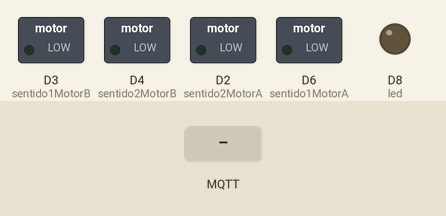
This sketch was run on a simulated ESP8266 (NodeMCU). Shown: switched loads named in the sketch (green lamp = pin HIGH), output pins drawn as LEDs (lit = HIGH). Inputs (shaded band) come from the test bench. WiFi joins after 1.5 s; servers stay silent unless stated; no MQTT or app messages arrive unless stated; what the sketch prints to the serial monitor is not drawn.

Above: at 3.7 s.
3.8 s: MQTT message "Cima" arrives on the first subscribed topic
At 5.3 s:
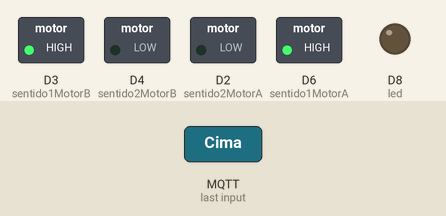
5.8 s: MQTT message "Tras" arrives on the first subscribed topic
At 6.8 s:
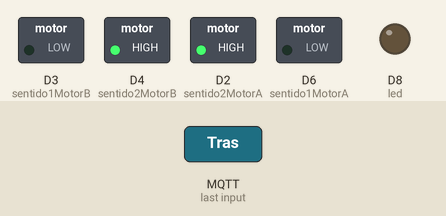
Timing chart, 0 to 8.8 s (numbered marks = the images above; inputs shaded):
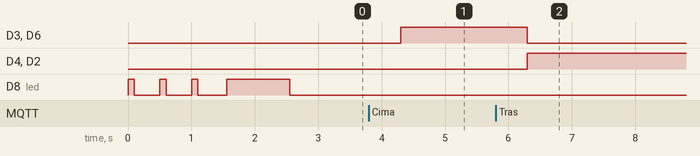

Measured:
- after the input at 3.8 s, D3 (sentido1MotorB), D6 (sentido1MotorA): LOW → HIGH after 0.50 s
- after the input at 5.8 s, D3 (sentido1MotorB), D6 (sentido1MotorA): HIGH → LOW after 0.50 s; D4 (sentido2MotorB), D2 (sentido2MotorA): LOW → HIGH after 0.50 s

The sketch:

esp.ino
```cpp
#include <ESP8266WiFi.h>
#include <PubSubClient.h>

#define led D8

#define sentido1MotorA D6
#define sentido2MotorA D2

#define sentido1MotorB D3
#define sentido2MotorB D4


const char *ssid = "Ura";
char *passwd = "28041999";

String str_msg;

WiFiClient wlanclient;
PubSubClient mqttClient(wlanclient);

void piscaLed() {
  digitalWrite(led, HIGH);
  delay(100);
  digitalWrite(led, LOW);
  delay(100);
}

void piscaLedBroker() {
  digitalWrite(led, HIGH);
  delay(1000);
  digitalWrite(led, LOW);
}

void wifiConnect() {
  WiFi.begin(ssid,passwd);

  Serial.println ("Conectando ao WiFi");
  while(WiFi.status()!=WL_CONNECTED) {
    Serial.print (".");
    piscaLed();
    delay(300);
  }
  Serial.println("");
  Serial.print ("Conectado ao WiFi, no IP: ");
  Serial.println (WiFi.localIP());
}

void mqttConnect(){
  mqttClient.setServer ("broker.emqx.io",1883);
  mqttClient.setCallback(mqttCallback);

  if(mqttClient.connect ("ESP-Client",NULL,NULL)) {

    Serial.println ("Conectado ao MQTT Broker.");
  } else {
    Serial.println("MQTT Broker connection failed");
    delay(200);
  }

  mqttClient.subscribe("WILL/teste");
  piscaLedBroker();
}

void mqttCallback(char *topic, byte *payload, unsigned int length) {
  char message[5]={0x00};

  for(int i=0;i<length;i++)
  message[i]=(char)payload[i];

  message[length]=0x00;
  Serial.println (message);
  str_msg = String(message);

  recebeMensagem();
}

void recebeMensagem() {
  if(str_msg.equals ("Cima")) {
   delay(500);
   digitalWrite(sentido1MotorA, HIGH);
   digitalWrite(sentido1MotorB, HIGH);

   digitalWrite(sentido2MotorA, LOW);
   digitalWrite(sentido2MotorB, LOW);
 }
 if(str_msg.equals ("Tras")) {
   delay(500);
   digitalWrite(sentido1MotorA, LOW);
   digitalWrite(sentido1MotorB, LOW);

   digitalWrite(sentido2MotorA, HIGH);
   digitalWrite(sentido2MotorB, HIGH);
 }

 if(str_msg.equals ("Parar")) {
  delay(500);
  digitalWrite(sentido1MotorA, LOW);
  digitalWrite(sentido1MotorB, LOW);

  digitalWrite(sentido2MotorA, LOW);
  digitalWrite(sentido2MotorB, LOW);
 }

 if (str_msg.equals ("Liga led")) {
  digitalWrite(led, HIGH);
 }

}

void setup() {
  Serial.begin (9600);
  pinMode(led,OUTPUT);
  pinMode(sentido1MotorA, OUTPUT);
  pinMode(sentido2MotorA, OUTPUT);
  pinMode(sentido1MotorB, OUTPUT);
  pinMode(sentido2MotorB, OUTPUT);

  wifiConnect();
  mqttConnect();

}

void loop() {
  mqttClient.loop();
}
```
